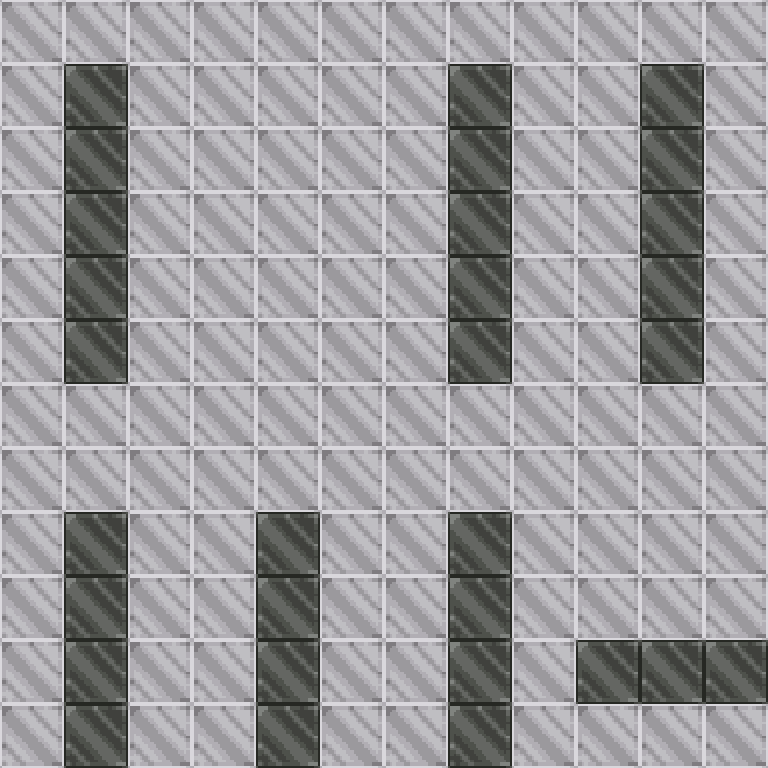

Below is a game level as drawn by its tile map, then a one-line description and the .tmx file that defines it, in full:
An orthogonal 12x12 tile map with 64x64 px tiles, 1 tile layer (Tile Layer 1).

<map version="1.2" tiledversion="1.2.1" orientation="orthogonal" renderorder="right-down" width="12" height="12" tilewidth="64" tileheight="64" infinite="0" nextlayerid="3" nextobjectid="1">
 <tileset firstgid="1" name="tiles" tilewidth="64" tileheight="64" tilecount="2" columns="2">
  <image source="tiles - Copy.png" width="128" height="64" />
 </tileset>
 <layer id="2" name="Tile Layer 1" width="12" height="12">
  <data encoding="csv">
2,2,2,2,2,2,2,2,2,2,2,2,
2,1,2,2,2,2,2,1,2,2,1,2,
2,1,2,2,2,2,2,1,2,2,1,2,
2,1,2,2,2,2,2,1,2,2,1,2,
2,1,2,2,2,2,2,1,2,2,1,2,
2,1,2,2,2,2,2,1,2,2,1,2,
2,2,2,2,2,2,2,2,2,2,2,2,
2,2,2,2,2,2,2,2,2,2,2,2,
2,1,2,2,1,2,2,1,2,2,2,2,
2,1,2,2,1,2,2,1,2,2,2,2,
2,1,2,2,1,2,2,1,2,1,1,1,
2,1,2,2,1,2,2,1,2,2,2,2
</data>
 </layer>
</map>
